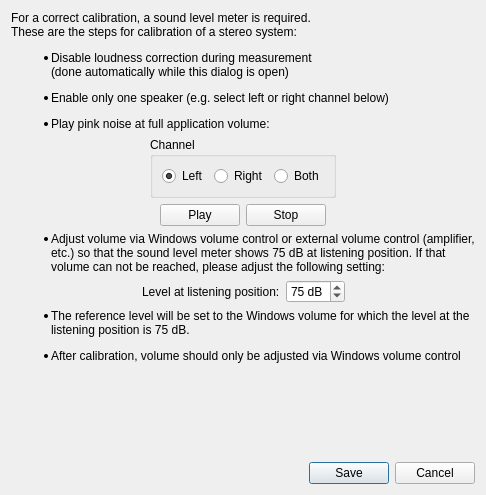
<?xml version="1.0" encoding="UTF-8"?>
<ui version="4.0">
 <class>LoudnessCorrectionFilterGUIDialog</class>
 <widget class="QDialog" name="LoudnessCorrectionFilterGUIDialog">
  <property name="geometry">
   <rect>
    <x>0</x>
    <y>0</y>
    <width>486</width>
    <height>495</height>
   </rect>
  </property>
  <property name="windowTitle">
   <string>Calibration</string>
  </property>
  <layout class="QVBoxLayout" name="verticalLayout">
   <item>
    <widget class="QLabel" name="label">
     <property name="text">
      <string>&lt;html&gt;&lt;head/&gt;&lt;body&gt;&lt;p&gt;For a correct calibration, a sound level meter is required.&lt;br/&gt;These are the steps for calibration of a stereo system:&lt;/p&gt;&lt;ul style=&quot;margin-top: 0px; margin-bottom: 0px; margin-left: 0px; margin-right: 0px; -qt-list-indent: 1;&quot;&gt;&lt;li style=&quot; margin-top:12px; margin-bottom:12px; margin-left:0px; margin-right:0px; -qt-block-indent:0; text-indent:0px;&quot;&gt;Disable loudness correction during measurement&lt;br/&gt;(done automatically while this dialog is open)&lt;/li&gt;&lt;li style=&quot; margin-top:12px; margin-bottom:12px; margin-left:0px; margin-right:0px; -qt-block-indent:0; text-indent:0px;&quot;&gt;Enable only one speaker (e.g. select left or right channel below)&lt;/li&gt;&lt;li style=&quot; margin-top:12px; margin-bottom:12px; margin-left:0px; margin-right:0px; -qt-block-indent:0; text-indent:0px;&quot;&gt;Play pink noise at full application volume:&lt;/li&gt;&lt;/ul&gt;&lt;/body&gt;&lt;/html&gt;</string>
     </property>
     <property name="textFormat">
      <enum>Qt::RichText</enum>
     </property>
     <property name="wordWrap">
      <bool>true</bool>
     </property>
    </widget>
   </item>
   <item>
    <layout class="QHBoxLayout" name="horizontalLayout_3">
     <property name="topMargin">
      <number>0</number>
     </property>
     <item>
      <widget class="QGroupBox" name="channelGroupBox">
       <property name="sizePolicy">
        <sizepolicy hsizetype="Fixed" vsizetype="Preferred">
         <horstretch>0</horstretch>
         <verstretch>0</verstretch>
        </sizepolicy>
       </property>
       <property name="title">
        <string>Channel</string>
       </property>
       <layout class="QHBoxLayout" name="horizontalLayout">
        <item>
         <widget class="QRadioButton" name="leftRadioButton">
          <property name="text">
           <string>Left</string>
          </property>
          <property name="checked">
           <bool>true</bool>
          </property>
         </widget>
        </item>
        <item>
         <widget class="QRadioButton" name="rightRadioButton">
          <property name="text">
           <string>Right</string>
          </property>
         </widget>
        </item>
        <item>
         <widget class="QRadioButton" name="bothRadioButton">
          <property name="text">
           <string>Both</string>
          </property>
         </widget>
        </item>
       </layout>
      </widget>
     </item>
    </layout>
   </item>
   <item>
    <layout class="QGridLayout" name="gridLayout">
     <item row="1" column="4">
      <spacer name="horizontalSpacer_4">
       <property name="orientation">
        <enum>Qt::Horizontal</enum>
       </property>
       <property name="sizeHint" stdset="0">
        <size>
         <width>40</width>
         <height>20</height>
        </size>
       </property>
      </spacer>
     </item>
     <item row="1" column="2">
      <widget class="QPushButton" name="stopButton">
       <property name="sizePolicy">
        <sizepolicy hsizetype="Fixed" vsizetype="Fixed">
         <horstretch>0</horstretch>
         <verstretch>0</verstretch>
        </sizepolicy>
       </property>
       <property name="text">
        <string>Stop</string>
       </property>
      </widget>
     </item>
     <item row="1" column="0">
      <spacer name="horizontalSpacer_3">
       <property name="orientation">
        <enum>Qt::Horizontal</enum>
       </property>
       <property name="sizeHint" stdset="0">
        <size>
         <width>40</width>
         <height>20</height>
        </size>
       </property>
      </spacer>
     </item>
     <item row="1" column="1">
      <widget class="QPushButton" name="playButton">
       <property name="sizePolicy">
        <sizepolicy hsizetype="Fixed" vsizetype="Fixed">
         <horstretch>0</horstretch>
         <verstretch>0</verstretch>
        </sizepolicy>
       </property>
       <property name="text">
        <string>Play</string>
       </property>
      </widget>
     </item>
    </layout>
   </item>
   <item>
    <widget class="QLabel" name="label2">
     <property name="text">
      <string>&lt;html&gt;&lt;head/&gt;&lt;body&gt;&lt;ul style=&quot;margin-top: 0px; margin-bottom: 0px; margin-left: 0px; margin-right: 0px; -qt-list-indent: 1;&quot;&gt;&lt;li style=&quot; margin-top:12px; margin-bottom:12px; margin-left:0px; margin-right:0px; -qt-block-indent:0; text-indent:0px;&quot;&gt;Adjust volume via Windows volume control or external volume control (amplifier, etc.) so that the sound level meter shows 75 dB at listening position. If that volume can not be reached, please adjust the following setting:&lt;/li&gt;&lt;/ul&gt;&lt;/body&gt;&lt;/html&gt;</string>
     </property>
     <property name="textFormat">
      <enum>Qt::RichText</enum>
     </property>
     <property name="wordWrap">
      <bool>true</bool>
     </property>
    </widget>
   </item>
   <item>
    <layout class="QHBoxLayout" name="horizontalLayout_2">
     <item>
      <spacer name="horizontalSpacer">
       <property name="orientation">
        <enum>Qt::Horizontal</enum>
       </property>
       <property name="sizeHint" stdset="0">
        <size>
         <width>1</width>
         <height>20</height>
        </size>
       </property>
      </spacer>
     </item>
     <item>
      <widget class="QLabel" name="levelLabel">
       <property name="text">
        <string>Level at listening position:</string>
       </property>
      </widget>
     </item>
     <item>
      <widget class="QSpinBox" name="levelSpinBox">
       <property name="sizePolicy">
        <sizepolicy hsizetype="Fixed" vsizetype="Fixed">
         <horstretch>0</horstretch>
         <verstretch>0</verstretch>
        </sizepolicy>
       </property>
       <property name="suffix">
        <string> dB</string>
       </property>
       <property name="prefix">
        <string/>
       </property>
       <property name="value">
        <number>75</number>
       </property>
      </widget>
     </item>
     <item>
      <spacer name="horizontalSpacer_2">
       <property name="orientation">
        <enum>Qt::Horizontal</enum>
       </property>
       <property name="sizeHint" stdset="0">
        <size>
         <width>1</width>
         <height>20</height>
        </size>
       </property>
      </spacer>
     </item>
    </layout>
   </item>
   <item>
    <widget class="QLabel" name="label3">
     <property name="text">
      <string>&lt;html&gt;&lt;head/&gt;&lt;body&gt;&lt;ul style=&quot;margin-top: 0px; margin-bottom: 0px; margin-left: 0px; margin-right: 0px; -qt-list-indent: 1;&quot;&gt;&lt;li style=&quot; margin-top:12px; margin-bottom:12px; margin-left:0px; margin-right:0px; -qt-block-indent:0; text-indent:0px;&quot;&gt;The reference level will be set to the Windows volume for which the level at the listening position is 75 dB.&lt;/li&gt;&lt;li style=&quot; margin-top:12px; margin-bottom:12px; margin-left:0px; margin-right:0px; -qt-block-indent:0; text-indent:0px;&quot;&gt;After calibration, volume should only be adjusted via Windows volume control&lt;/li&gt;&lt;/ul&gt;&lt;/body&gt;&lt;/html&gt;</string>
     </property>
     <property name="textFormat">
      <enum>Qt::RichText</enum>
     </property>
     <property name="wordWrap">
      <bool>true</bool>
     </property>
    </widget>
   </item>
   <item>
    <spacer name="verticalSpacer">
     <property name="orientation">
      <enum>Qt::Vertical</enum>
     </property>
     <property name="sizeHint" stdset="0">
      <size>
       <width>20</width>
       <height>40</height>
      </size>
     </property>
    </spacer>
   </item>
   <item>
    <widget class="QDialogButtonBox" name="buttonBox">
     <property name="orientation">
      <enum>Qt::Horizontal</enum>
     </property>
     <property name="standardButtons">
      <set>QDialogButtonBox::Cancel|QDialogButtonBox::Save</set>
     </property>
    </widget>
   </item>
  </layout>
 </widget>
 <resources/>
 <connections>
  <connection>
   <sender>buttonBox</sender>
   <signal>accepted()</signal>
   <receiver>LoudnessCorrectionFilterGUIDialog</receiver>
   <slot>accept()</slot>
   <hints>
    <hint type="sourcelabel">
     <x>248</x>
     <y>254</y>
    </hint>
    <hint type="destinationlabel">
     <x>157</x>
     <y>274</y>
    </hint>
   </hints>
  </connection>
  <connection>
   <sender>buttonBox</sender>
   <signal>rejected()</signal>
   <receiver>LoudnessCorrectionFilterGUIDialog</receiver>
   <slot>reject()</slot>
   <hints>
    <hint type="sourcelabel">
     <x>316</x>
     <y>260</y>
    </hint>
    <hint type="destinationlabel">
     <x>286</x>
     <y>274</y>
    </hint>
   </hints>
  </connection>
 </connections>
</ui>
